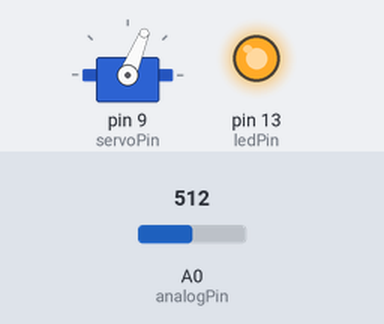
Recording of a sketch running on a simulated Arduino Uno, built with avr-gcc and run on an emulated ATmega328P. Parts: servo, output pins drawn as LEDs (lit = HIGH). The inputs (shaded band) are chosen by the test bench; at power-on: A0 (analogPin) = 512.

Above: at 1.2 s.
1.3 s: A0 (analogPin) set to 405
2.8 s: A0 (analogPin) set to 377
At 3.4 s:
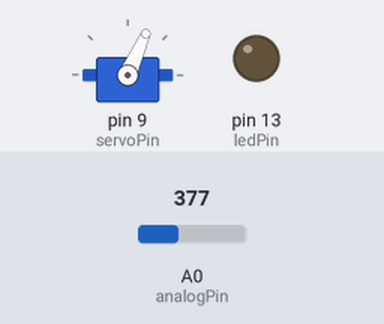
4.3 s: A0 (analogPin) set to 306
At 4.6 s:
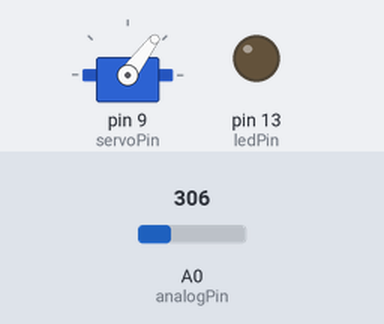
5.8 s: A0 (analogPin) set to 122
At 7.0 s:
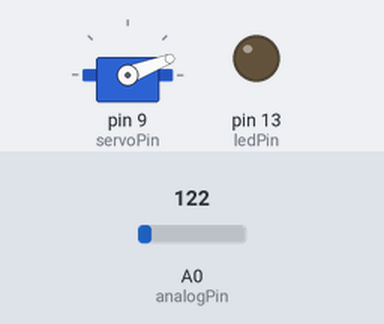
7.3 s: A0 (analogPin) set to 58
At 8.4 s:
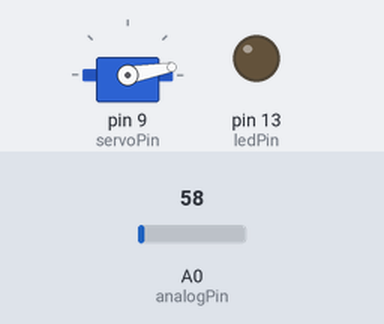
8.8 s: A0 (analogPin) set to 511
At 9.7 s:
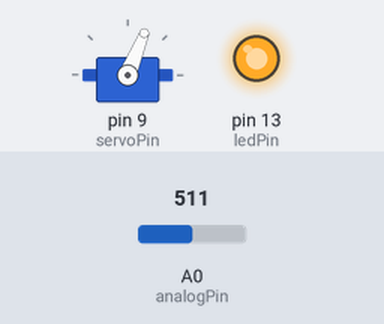
Timing chart, 0 to 11.3 s (numbered marks = the images above; inputs shaded):
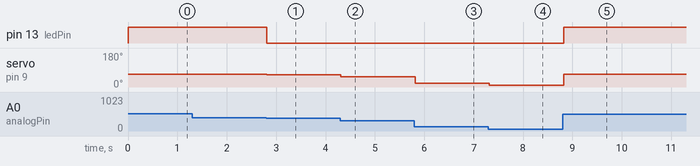

The sketch:

frantic_jaban_bombul1.ino
```cpp
#include <Servo.h>

Servo Servo1;

int servoPin = 9;
int ledPin = 13;
int analogPin = A0;

void setup()
{
  pinMode(ledPin, OUTPUT);
  Servo1.attach(servoPin);
}

void loop()
{
  int analogreader = analogRead(analogPin);
  int a = map(analogreader, 0, 1023, 0, 180);

  if (a > 68)
  {
    Servo1.write(68);
    digitalWrite(ledPin, HIGH);
  }
  else
  {
    Servo1.write(a);
    digitalWrite(ledPin, LOW);
  }

  delay(100);
}
```

Measured:
- the behaviour switches between 393 and 392 on A0 (analogPin) (found by bisection; images 0 and 1)
- after the input at 1.3 s, every drawn part: stays the same
- after the input at 2.8 s, pin 13 (ledPin): HIGH → LOW at once; servo on pin 9 (servoPin): 68° → 66° at once
- after the input at 4.3 s, servo on pin 9 (servoPin): 66° → 53° at once
- after the input at 5.8 s, servo on pin 9 (servoPin): 53° → 21° at once
- after the input at 7.3 s, servo on pin 9 (servoPin): 21° → 10° at once
- after the input at 8.8 s, pin 13 (ledPin): LOW → HIGH at once; servo on pin 9 (servoPin): 10° → 68° at once
